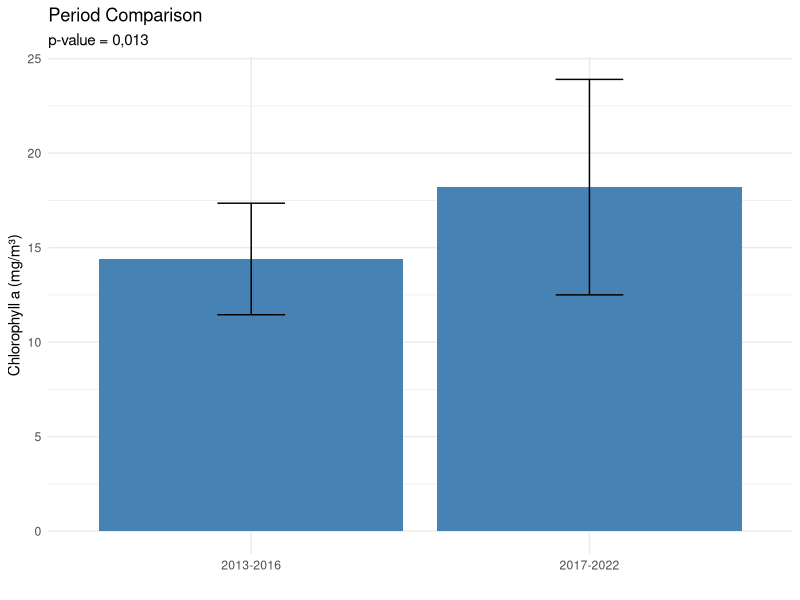
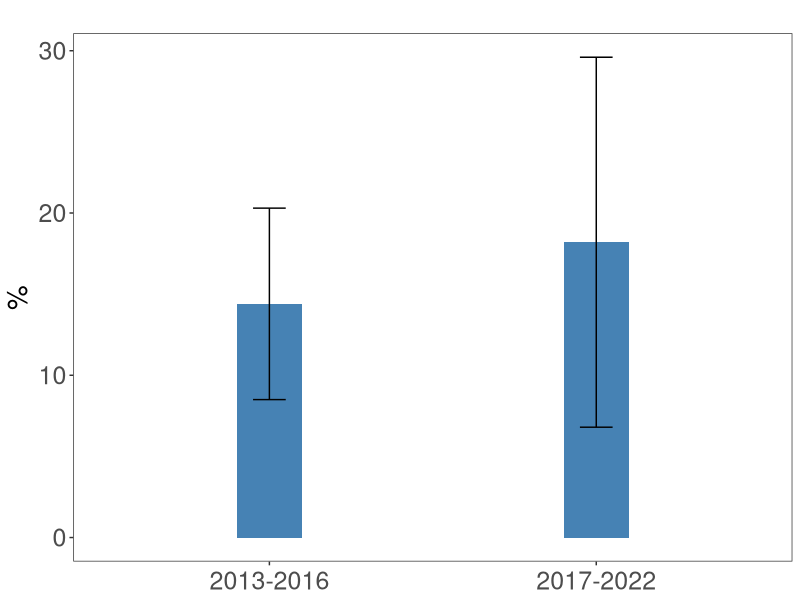

These figures' R source, in order:
library(ggplot2)
df <- data.frame(date=c("2013-2016", "2017-2022"),
                 mean=c(14.4,18.2),
                 sd=c(5.9,11.4))
df
#simples
p<-ggplot(data=df, aes(x=date, y=mean)) +
  geom_bar(stat="identity", fill="steelblue")+
  theme_minimal() + geom_errorbar(aes(ymin=mean-sd/2, ymax=mean+sd/2), width=.2,
                                position=position_dodge(.9)) + 
  labs(title = "Period Comparison", subtitle = "p-value = 0,013",
  y = "Chlorophyll a (mg/m³)", x = "") 

p




#Mais rebuscado
py <- ggplot(df, aes(x=date, y=mean)) +
  geom_bar(stat="identity", fill="steelblue", width = 0.20) +
  geom_errorbar(position=position_dodge(.2), width=.1, aes(ymin=mean-sd, ymax=mean+sd)) +
  #coord_flip() + 
  # scale_y_continuous(breaks=0:30*0.5) +
  theme_test() +
  theme(axis.title = element_text(size=20),
        axis.title.y = element_text (size= 20),
        axis.title.x = element_blank(),
        axis.text.y = element_text(size = 18),
        axis.text.x= element_text(hjust= 0.5, vjust=0.5, size = 18)) +
  labs(title = "", y = "%", x = "")

py